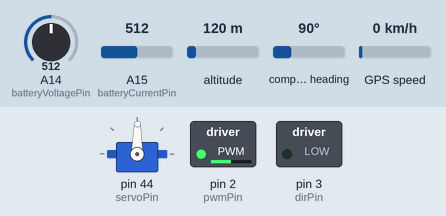
A sketch run on a simulated Arduino Mega 2560, built with avr-gcc and run on an emulated ATmega2560. Shown: servo, switched loads named in the sketch (green lamp = pin HIGH). Inputs (shaded band) come from the test bench; at power-on: A14 (batteryVoltagePin) = 512, A15 (batteryCurrentPin) = 512, altitude 120 m, compass heading 90°, GPS speed 0 km/h. The GPS gets a fix after 3 s at 37.7749, -122.4194 with 8 satellites; no radio packets arrive unless stated; pins used as bus, display or sensor lines are not drawn; what the sketch prints to the serial monitor is not drawn.

Above: at 0.1 s.
Timing chart, 0 to 1.6 s (numbered marks = the images above):
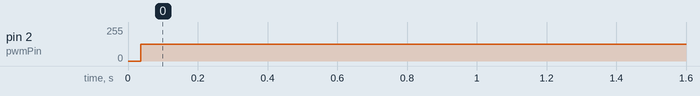

Measured:
- by itself, pin 2 (pwmPin): 0/255 → 127/255 at 0.04 s

The sketch:

rcboat2_v5.ino
```cpp
//             RCBOAT
//
//                 __/___
//           _____/______|
//   _______/_____\_______\_____
//   \              < < <       |
// ~~~~~~~~~~~~~~~~~~~~~~~~~~~~~~~~~~
//
//flight controller sketch for the Arduino Mega
//additional components:
//gps (GY-NEO6MV2)
//compass (QMC5883L)
//telemetry radio (nRF24l01+ PA+LNA)
//current sensor (ACS712)
//25V sensor (1:4 voltage divider)
//ppm receiver (Turnigy iA8)
//esc (ZS X11F)
//servo (SG90 9g)

#include <Servo.h>            //library for rudder servo (SG90)
#include <SPI.h>              //library for SPI communication
#include <PPMReader.h>        //library for PPM receiver input https://github.com/dimag0g/PPM-reader

#include <TinyGPS++.h>        //library for gps (GY-NEO6MV2) https://github.com/mikalhart/TinyGPSPlus
#include <QMC5883LCompass.h>  //library for compass (QMC5883L) https://github.com/mprograms/QMC5883LCompass

#include <RF24.h>             //library for transceiver (nRF24l01+ PA+LNA) https://github.com/nRF24/RF24
#include <nRF24L01.h>
#include <RF24_config.h>

const int interruptPin = 18;          //ppm pin
const int channelAmount = 8;          //amount of channels
const int pwmPin = 2;                 //motor pwm pin
const int dirPin = 3;                 //motor direction pin
const int servoPin = 44;              //rudder servo pin
const int batteryVoltagePin = A14;    //battery voltage pin
const int batteryCurrentPin = A15;    //battery voltage pin
const int CE = 48;                    //rf24 CE pin
const int CSN = 49;                   //rf24 CSN pin
const byte address[5] = {0,0,0,0,1};  //rf24 address

int pwmMax;                    //max throttle (pwm duty cycle) while in autoMode (range: 0 <-> 255)
unsigned long timeOut = 0;     //timer for transmitter connection failsafe
unsigned long timer = 0;       //timer for reading input and setting output for motor and rudder
unsigned long radioTimer = 0;  //timer for telemetry transmit freqency

long distanceToTarget;  //distance in meters to target location (from GPS)
int courseToTarget;     //course in degrees to target location (from GPS, range: 0 <-> 359*)
int azi;                //azimuth heading of the boat (from compass, range: 0 <-> 359*)
int targetHeading;      //course to target with respect to current heading (range: -180* <-> 180*)

const int currentMeasurements = 150;  //number of current measurements
int current[currentMeasurements];     //measurement array
int currentCounter = 0;               //array index
long currentTotal = 0L;               //total sum of measurements
float batteryCurrent = 0.0;
float batteryEnergy = 0.0;
unsigned long currentMillis = 0;      //timer for starting a new measurement

const int voltageMeasurements = 100;  //number of voltage measurements
int voltage[voltageMeasurements];     //measurement array
int voltageCounter = 0;               //array index
long voltageTotal = 0L;               //total sum of measurements
float batteryVoltage = 0.0;
unsigned long voltageMillis = 0;      //timer for starting a new measurement

struct receiving{  //structure for telemetry data
  int8_t autoMode;
  int8_t waypoint;
  int16_t batteryVoltage;
  int16_t batteryCurrent;
  int16_t batteryEnergy;
  int16_t boatHeading;
  int16_t boatSpeed;
  int16_t targetDistance;
  int16_t targetHeading;
}__attribute__((packed));

struct receiving answer;                     //telemetry object
Servo rudderServo;                           //servo object
int rudderAngle = 90;                        //rudder value
TinyGPSPlus gps;                             //gps object
QMC5883LCompass compass;                     //compass object
RF24 radio(CE, CSN);                         //wireless object
PPMReader ppm(interruptPin, channelAmount);  //ppm object
int PWM[channelAmount];                      //ppm values array

const int waypointSize = 4;                //number of waypoints
const float waypoint[waypointSize][2] = {  //waypoints for autoMode
  {51.966497, 6.274391},
  {51.966700, 6.274511},
  {51.966750, 6.274232},
  {51.966608, 6.274146},
};
byte waypointCounter = 0;

void setup() {
  pinMode(pwmPin, OUTPUT);  //set pwm pin as output
  pinMode(dirPin, OUTPUT);  //set direction pin as output

  pinMode(22, OUTPUT);     //Vcc for low power i/o module (ACS712)
  digitalWrite(22, HIGH);
  pinMode(23, OUTPUT);     //Vcc for low power i/o module (compass)
  digitalWrite(23, HIGH);
  pinMode(24, OUTPUT);     //GND for low power i/o module (ACS712)
  digitalWrite(24, LOW);
  pinMode(25, OUTPUT);     //GND for low power i/o module (compass)
  digitalWrite(25, LOW);
  pinMode(26, OUTPUT);     //GND for low power i/o module (25V voltage divider)
  digitalWrite(26, LOW);

  rudderServo.attach(servoPin);  //attaches the servo to the servo object

  radio.begin();                    //start radio service as receiver
  radio.setPALevel(RF24_PA_MIN);    //transmission power
  radio.setDataRate(RF24_250KBPS);  //data rate
  radio.setRetries(5,5);            //delay, count
  radio.openWritingPipe(address);   //set pipe address
  radio.stopListening();            //stop listening

  compass.init();                                               //start compass
  compass.setCalibration(-1490, 328, -612, 1190, -1690, 1500);  //compass calibration

  Serial.begin(115200);  //Arduino <-> PC baudrate
  Serial2.begin(9600);   //Arduino <-> GPS baudrate

}

void loop() {

  while (Serial2.available()){   //acquire stream of GPS data
    gps.encode(Serial2.read());  //process GPS data
  }

  if(millis() - currentMillis >= 3){                          //measure current every 3ms
    currentMillis = millis();                                 //reset timer
    current[currentCounter] = analogRead(batteryCurrentPin);  //measure current
    currentCounter++;                                         //increase counter
    if(currentCounter == currentMeasurements)                 //reset counter if end of array
      currentCounter = 0;
  }

  if(millis() - voltageMillis >= 5){                          //measure voltage every 5ms
    voltageMillis = millis();                                 //reset timer
    voltage[voltageCounter] = analogRead(batteryVoltagePin);  //measure voltage
    voltageCounter++;                                         //increase counter
    if(voltageCounter == voltageMeasurements)                 //reset counter if end of array
      voltageCounter = 0;
  }

  if(millis() - timer >= 20){  //process new transmitter data every 20ms
    timer = millis();          //reset timer

    for (byte channel = 1; channel <= channelAmount; ++channel) {  //loop over channels
      PWM[channel-1] = ppm.latestValidChannelValue(channel, 0);    //obtain channels
    }
    /*
    if(PWM[0] == 0){                  //nothing received from transmitter
      if(timeOut == 0)                //if last loop iteration received something, start the timeout counter
        timeOut = millis();           //timestamp for last transmission received
      if(millis() - timeOut > 5000){  //after 5 seconds of continuous lost signal -> something is wrong!
        analogWrite(pwmPin, 0);       //stop the motor
        rudderServo.write(90);        //neutral rudder position
        answer.txStatus = 0;          //report disconnected transmitter
      }
    }
    else{
      answer.txStatus = 1;  //transmitter message received
    }
    */
    if(PWM[0])
      PWM[0] = map(PWM[0], 1080, 1920, 135, 43);  //map ppm value to servo angle
    else
      PWM[0] = 90;                                //neutral rudder position in case of disconnected Tx
    PWM[0] = constrain(PWM[0], 45, 135);          //constrain servo angle

    if(PWM[1])
      PWM[1] = map(PWM[1], 1080, 1920, -100, 100);  //map speed to 8 bit value
    else
      PWM[1] = 0;
    PWM[1] = constrain(PWM[1], -100, 100);           //constrain speed value

    PWM[2] = map(PWM[2], 1080, 1920, 0, 255);   //map speed to 8 bit value
    PWM[2] = constrain(PWM[2], 0, 255);         //constrain speed value

    PWM[4] = map(PWM[4], 1080, 1920, 0, 100);     //map potmeter to boolean value
    PWM[4] = constrain(PWM[4], 0, 100);           //constrain switch value

    PWM[5] = map(PWM[5], 1080, 1920, 0, 100);     //map potmeter to boolean value for waypoint override
    PWM[5] = constrain(PWM[5], 0, 100);           //constrain switch value

    PWM[6] = map(PWM[6], 1080, 1920, 0, (waypointSize-1)+10);  //map potmeter to waypoint selector
    PWM[6] = constrain(PWM[6], 0, waypointSize-1);             //constrain waypoint value

    PWM[7] = map(PWM[7], 1080, 1920, 0, 10);  //map gear switch to boolean value for autoMode
    PWM[7] = constrain(PWM[7], 0, 1);         //constrain switch value


    if(PWM[7]){                                                                                //determine pwm and rudder with GPS location, compass heading and target location as input
      answer.autoMode = autoMode(waypoint[waypointCounter][0], waypoint[waypointCounter][1]);  //status code of autoMode() for info and debugging
      if(answer.autoMode == 1)                                                                 //set next waypoint if target waypoint reached
        waypointCounter++;

      if(waypointCounter = waypointSize)  //end of waypoint array?
        waypointCounter = 0;              //reset back to first waypoint

      if(PWM[5]>50){               //waypoint override switch
        waypointCounter = PWM[6];  //set new waypoint
        answer.autoMode = 4;       //override mode
      }
    }
    else{
      manualMode();         //determine pwm and rudder with controller values as input
      answer.autoMode = 3;  //autoMode status code 3: manual mode
    }
  }

  if(millis() - radioTimer >= 100){     //send telemetry data every 100ms
    radioTimer = millis();              //reset timer
    answer.waypoint = waypointCounter;  //current waypoint

    currentTotal = 0L;                                         //reset total
    for(int i = 0; i < currentMeasurements; i++)               //loop over all measurements
      currentTotal = currentTotal + current[i];                //add samples together to get total
    currentTotal = currentTotal / currentMeasurements;         //calculate average current measurement
    batteryCurrent = (2.5-(currentTotal*(5.0/1024.0)))/0.185;  //calculate average current
    batteryEnergy += batteryCurrent / 36.0;                    //calculate total mAh used

    answer.batteryCurrent = 100*batteryCurrent;
    answer.batteryEnergy = batteryEnergy;

    voltageTotal = 0L;                                  //reset total
    for(int i = 0; i < voltageMeasurements; i++)        //loop over all measurements
      voltageTotal = voltageTotal + voltage[i];         //add samples together to get total
    voltageTotal = voltageTotal / voltageMeasurements;  //calculate average voltage measurement
    batteryVoltage = voltageTotal*25.0/1024.0;          //calculate average voltage

    answer.batteryVoltage = 100*batteryVoltage;

    compass.read();                             //read compass device for sending answer to controller
    answer.boatHeading = compass.getAzimuth();  //heading of the boat

    if(gps.speed.isValid())
      answer.boatSpeed = 10*gps.speed.kmph();  //speed of the boat
    else
      answer.boatSpeed = 0;                    //default speed value

    answer.targetDistance = distanceToTarget;  //distance to target
    answer.targetHeading = targetHeading;      //course to target

    for (byte channel = 1; channel <= channelAmount; ++channel) {  //print values
      Serial.print(PWM[channel-1]);
      if(channel <= channelAmount) Serial.print('\t');
    }
    Serial.println("");


    if(radio.write(&answer, sizeof(answer)))  //send telemetry data
      Serial.print("radio succes   ");
    else
      Serial.print("radio fail   ");

    Serial.print(answer.boatHeading);
    Serial.print("   ");

    Serial.print(gps.location.lat(),6);
    Serial.print(" ");
    Serial.println(gps.location.lng(),6);
  }
}

void manualMode(){  //determine pwm and rudder with controller values as input

  if(PWM[0] != rudderAngle){         //only updated values are processed (prevents servo jitter)
    rudderAngle = PWM[0];            //import new value
    rudderServo.write(rudderAngle);  //sets rudder servo to correct angle
  }

  if(PWM[1] > 50)
    digitalWrite(dirPin, HIGH);  //forwards state
  if(PWM[1] < -50)
    digitalWrite(dirPin, LOW);   //backwards state

  analogWrite(pwmPin, PWM[2]);   //generate pwm value

}

byte autoMode(float targetLat, float targetLon){  //determine pwm and rudder with GPS location, compass heading and target location as input
                                                  //returns 0 for underway, 1 for destination reached, 2 for no gps data
  if(gps.location.isValid()){                                                                                             //wait for gps fix to start calculating
    distanceToTarget = (long)TinyGPSPlus::distanceBetween(gps.location.lat(), gps.location.lng(), targetLat, targetLon);  //distance to target (m)
    courseToTarget = int((TinyGPSPlus::courseTo(gps.location.lat(), gps.location.lng(), targetLat, targetLon)+0.5));      //absolute course to target from current position (deg)
  }
  else{                      //autoMode will not work if not receiving a valid location from gps
    analogWrite(pwmPin, 0);  //stop the motor
    rudderServo.write(90);   //neutral servo position
    return 2;                //exit autoMode with error code 2: no gps
  }

  if(distanceToTarget < 4){  //very close to target -> destination reached!
    analogWrite(pwmPin, 0);  //stop the motor
    rudderServo.write(90);   //neutral servo position
    return 1;                //exit autoMode with status code 1: destination reached
  }

  compass.read();                        //read compass device
  azi = compass.getAzimuth();            //acquire azimuth (= current heading)
  targetHeading = courseToTarget - azi;  //contains relative heading of the target with respect to current heading
  if(targetHeading < 0)                  //correction 1: compass values are now all positive
    targetHeading += 360;
  if(targetHeading > 180)                //correction 2: 'left' values now run from 0 to -180, 'right' 0 to 180
    targetHeading -= 360;                //-180: behind, -90: left, 0: straight ahead, 90: right, 180: behind

  pwmMax = PWM[2];                                       //set the maximum duty cycle of the motor
  long pwm = pwmMax - 1L*abs(targetHeading)*pwmMax/180;  //calculate motor pwm target value
  constrain(pwm, 0.5*pwmMax, pwmMax);                    //min and max pwm values
  analogWrite(pwmPin, pwm);                              //apply pwm value

  int rudder = 90 - targetHeading;  //calculate rudder servo value
  constrain(rudder, 45, 135);       //min and max rudder position

  if(rudder != rudderAngle){         //only updated values are processed (prevents servo jitter)
    rudderAngle = rudder;            //import new value
    rudderServo.write(rudderAngle);  //sets rudder servo to correct angle
  }

  return 0;  //autoMode function status code 0: succesfully executed but destination has not been reached yet
}
```
